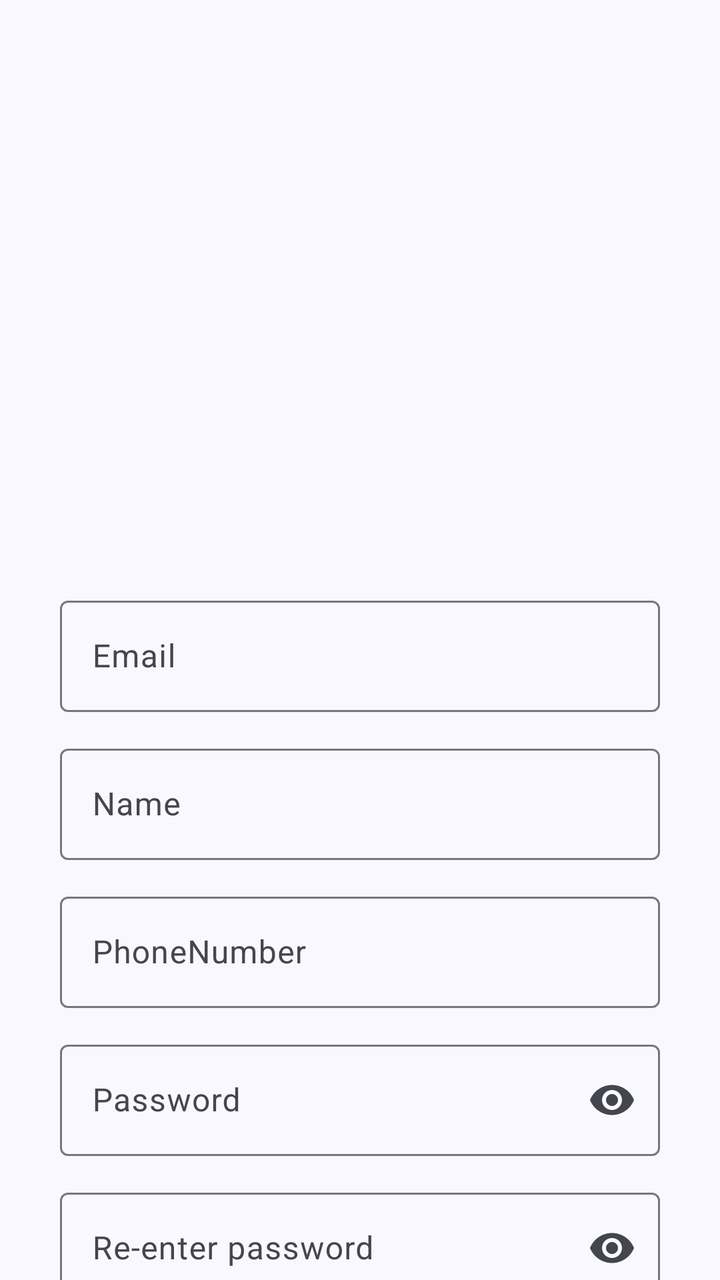
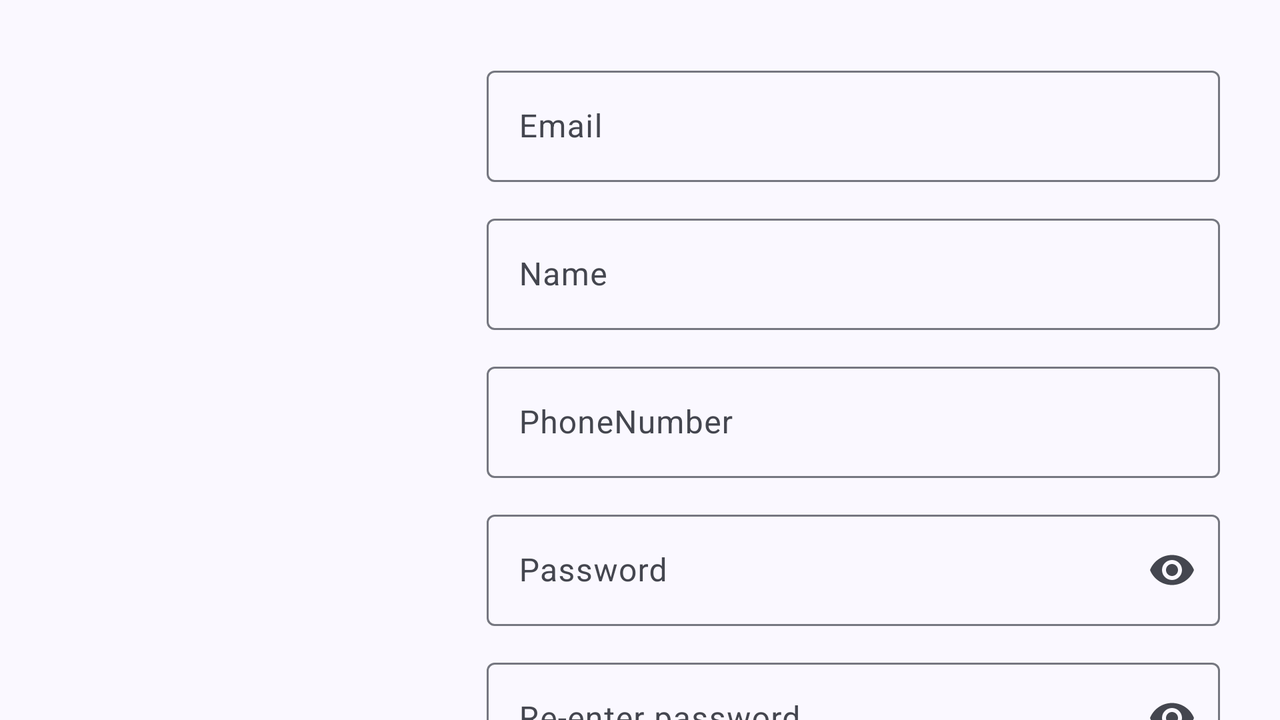

Two renders of one Android screen. The first uses the default layout on a phone; the second uses the alternative layout the repository ships for a different screen configuration, on a matching device. The two XML files are below.
<!-- AndroidManifest.xml: application theme AppTheme -->
<!-- res/layout/fragment_signup.xml -->
<?xml version="1.0" encoding="utf-8"?>
<androidx.core.widget.NestedScrollView xmlns:android="http://schemas.android.com/apk/res/android"
    xmlns:app="http://schemas.android.com/apk/res-auto"
    android:layout_width="match_parent"
    android:layout_height="match_parent">

    <LinearLayout xmlns:android="http://schemas.android.com/apk/res/android"
        android:layout_width="match_parent"
        android:layout_height="match_parent"
        android:nestedScrollingEnabled="true"
        android:orientation="vertical"
        android:padding="30dp">

        <ImageView
            android:id="@+id/logo_image_view"
            android:layout_width="match_parent"
            android:layout_height="250dp"
            android:layout_marginBottom="15dp"
            android:scaleType="fitCenter" />

        <com.google.android.material.textfield.TextInputLayout
            android:id="@+id/email_edit_text_layout"
            android:layout_width="match_parent"
            android:layout_height="wrap_content"
            android:layout_marginBottom="13dp">

            <com.google.android.material.textfield.TextInputEditText
                android:id="@+id/email_edittext"
                android:layout_width="match_parent"
                android:layout_height="wrap_content"
                android:hint="Email"
                android:imeOptions="actionNext"
                android:inputType="textEmailAddress"
                android:maxLines="1" />
        </com.google.android.material.textfield.TextInputLayout>

        <com.google.android.material.textfield.TextInputLayout
            android:id="@+id/name_edit_text_layout"
            android:layout_width="match_parent"
            android:layout_height="wrap_content"
            android:layout_marginBottom="13dp">

            <com.google.android.material.textfield.TextInputEditText
                android:id="@+id/name"
                android:layout_width="match_parent"
                android:layout_height="wrap_content"
                android:hint="Name"
                android:imeOptions="actionNext"
                android:inputType="text"
                android:maxLines="1" />
        </com.google.android.material.textfield.TextInputLayout>

        <com.google.android.material.textfield.TextInputLayout
            android:id="@+id/phoneNumber_layout"
            android:layout_width="match_parent"
            android:layout_height="wrap_content"
            android:layout_marginBottom="13dp">

            <com.google.android.material.textfield.TextInputEditText
                android:id="@+id/phoneNumber"
                android:layout_width="match_parent"
                android:layout_height="wrap_content"
                android:hint="PhoneNumber"
                android:imeOptions="actionNext"
                android:inputType="phone"
                android:maxLines="1" />
        </com.google.android.material.textfield.TextInputLayout>

        <com.google.android.material.textfield.TextInputLayout
            android:id="@+id/password_layout"
            android:layout_width="match_parent"
            android:layout_height="wrap_content"
            android:layout_marginBottom="13dp"
            app:endIconMode="password_toggle"
            app:errorIconDrawable="@null">

            <com.google.android.material.textfield.TextInputEditText
                android:id="@+id/password_edittext"
                android:layout_width="match_parent"
                android:layout_height="match_parent"
                android:hint="Password"
                android:imeOptions="actionNext"
                android:inputType="textPassword"
                android:maxLines="1" />
        </com.google.android.material.textfield.TextInputLayout>


        <com.google.android.material.textfield.TextInputLayout
            android:id="@+id/reenter_password_layout"
            android:layout_width="match_parent"
            android:layout_height="wrap_content"
            android:layout_marginBottom="13dp"
            app:endIconMode="password_toggle"
            app:errorIconDrawable="@null">

            <com.google.android.material.textfield.TextInputEditText
                android:id="@+id/reenter_password"
                android:layout_width="match_parent"
                android:layout_height="wrap_content"
                android:hint="Re-enter password"
                android:imeOptions="actionDone"
                android:inputType="textPassword"
                android:maxLines="1" />
        </com.google.android.material.textfield.TextInputLayout>
















            <com.google.android.material.button.MaterialButton
                android:id="@+id/registerButton"
                android:layout_width="wrap_content"
                android:layout_height="match_parent"
                android:layout_gravity="center"
                android:layout_margin="10dp"
                android:text="Register" />
        <TextView
            android:id="@+id/Signin"
            android:textColor="@color/md_theme_primary"
            android:layout_width="wrap_content"
            android:layout_height="wrap_content"
            android:layout_gravity="center"
            android:text="Do you have an account? Sign In"/>




    </LinearLayout>
</androidx.core.widget.NestedScrollView>
<!-- resources referenced by this layout -->
<resources>
  <color name="md_theme_primary">#506599</color>
  <color name="md_theme_surfaceContainer">#EEEDF4</color>
  <color name="md_theme_onPrimary">#FFFFFF</color>
  <color name="md_theme_primaryContainer">#DAE2FF</color>
  <color name="md_theme_onPrimaryContainer">#001946</color>
  <color name="md_theme_secondary">#585E71</color>
  <color name="md_theme_onSecondary">#FFFFFF</color>
  <color name="md_theme_secondaryContainer">#DCE2F9</color>
  <color name="md_theme_onSecondaryContainer">#151B2C</color>
  <color name="md_theme_tertiary">#735572</color>
  <color name="md_theme_onTertiary">#FFFFFF</color>
  <color name="md_theme_tertiaryContainer">#FED7FA</color>
  <color name="md_theme_onTertiaryContainer">#2A122C</color>
  <color name="md_theme_error">#BA1A1A</color>
  <color name="md_theme_onError">#FFFFFF</color>
  <color name="md_theme_errorContainer">#FFDAD6</color>
  <color name="md_theme_onErrorContainer">#410002</color>
  <color name="md_theme_background">#FAF8FF</color>
  <color name="md_theme_onBackground">#1A1B21</color>
  <color name="md_theme_surface">#FAF8FF</color>
  <color name="md_theme_onSurface">#1A1B21</color>
  <color name="md_theme_surfaceVariant">#E1E2EC</color>
  <color name="md_theme_onSurfaceVariant">#44464F</color>
  <color name="md_theme_outline">#757780</color>
  <color name="md_theme_outlineVariant">#C5C6D0</color>
  <color name="md_theme_inverseSurface">#2F3036</color>
  <color name="md_theme_inverseOnSurface">#F1F0F7</color>
  <color name="md_theme_inversePrimary">#B1C5FF</color>
  <color name="md_theme_primaryFixed">#DAE2FF</color>
  <color name="md_theme_onPrimaryFixed">#001946</color>
  <color name="md_theme_primaryFixedDim">#B1C5FF</color>
  <color name="md_theme_onPrimaryFixedVariant">#2F4578</color>
  <color name="md_theme_secondaryFixed">#DCE2F9</color>
  <color name="md_theme_onSecondaryFixed">#151B2C</color>
  <color name="md_theme_secondaryFixedDim">#C0C6DC</color>
  <color name="md_theme_onSecondaryFixedVariant">#404659</color>
  <color name="md_theme_tertiaryFixed">#FED7FA</color>
  <color name="md_theme_onTertiaryFixed">#2A122C</color>
  <color name="md_theme_tertiaryFixedDim">#E0BBDD</color>
  <color name="md_theme_onTertiaryFixedVariant">#593D59</color>
  <color name="md_theme_surfaceDim">#DAD9E0</color>
  <color name="md_theme_surfaceBright">#FAF8FF</color>
  <color name="md_theme_surfaceContainerLowest">#FFFFFF</color>
  <color name="md_theme_surfaceContainerLow">#F4F3FA</color>
  <color name="md_theme_surfaceContainerHigh">#E8E7EF</color>
  <color name="md_theme_surfaceContainerHighest">#E2E2E9</color>
</resources>
<!-- res/layout-land/fragment_signup.xml (the author's variant of the layout above) -->
<!-- drawn on the phone turned sideways -->
<?xml version="1.0" encoding="utf-8"?>
<LinearLayout xmlns:android="http://schemas.android.com/apk/res/android"
    xmlns:app="http://schemas.android.com/apk/res-auto"
    android:layout_width="match_parent"
    android:layout_height="match_parent">

    <ImageView
        android:id="@+id/logo_image_view"
        android:layout_width="match_parent"
        android:layout_height="match_parent"
        android:layout_weight="2"
        android:scaleType="fitCenter" />

    <androidx.core.widget.NestedScrollView
        android:layout_width="match_parent"
        android:layout_height="match_parent"
        android:layout_weight="1">


        <LinearLayout xmlns:android="http://schemas.android.com/apk/res/android"
            android:layout_width="match_parent"
            android:layout_height="match_parent"
            android:nestedScrollingEnabled="true"
            android:orientation="vertical"
            android:padding="30dp">

            <com.google.android.material.textfield.TextInputLayout
                android:id="@+id/email_edit_text_layout"
                android:layout_width="match_parent"
                android:layout_height="wrap_content"
                android:layout_marginBottom="13dp">

                <com.google.android.material.textfield.TextInputEditText
                    android:id="@+id/email_edittext"
                    android:layout_width="match_parent"
                    android:layout_height="wrap_content"
                    android:hint="Email"
                    android:imeOptions="actionNext"
                    android:inputType="textEmailAddress"
                    android:maxLines="1" />
            </com.google.android.material.textfield.TextInputLayout>

            <com.google.android.material.textfield.TextInputLayout
                android:id="@+id/name_edit_text_layout"
                android:layout_width="match_parent"
                android:layout_height="wrap_content"
                android:layout_marginBottom="13dp">

                <com.google.android.material.textfield.TextInputEditText
                    android:id="@+id/name"
                    android:layout_width="match_parent"
                    android:layout_height="wrap_content"
                    android:hint="Name"
                    android:imeOptions="actionNext"
                    android:inputType="text"
                    android:maxLines="1" />
            </com.google.android.material.textfield.TextInputLayout>

            <com.google.android.material.textfield.TextInputLayout
                android:id="@+id/phoneNumber_layout"
                android:layout_width="match_parent"
                android:layout_height="wrap_content"
                android:layout_marginBottom="13dp">

                <com.google.android.material.textfield.TextInputEditText
                    android:id="@+id/phoneNumber"
                    android:layout_width="match_parent"
                    android:layout_height="wrap_content"
                    android:hint="PhoneNumber"
                    android:imeOptions="actionNext"
                    android:inputType="phone"
                    android:maxLines="1" />
            </com.google.android.material.textfield.TextInputLayout>

            <com.google.android.material.textfield.TextInputLayout
                android:id="@+id/password_layout"
                android:layout_width="match_parent"
                android:layout_height="wrap_content"
                android:layout_marginBottom="13dp"
                app:endIconMode="password_toggle"
                app:errorIconDrawable="@null">

                <com.google.android.material.textfield.TextInputEditText
                    android:id="@+id/password_edittext"
                    android:layout_width="match_parent"
                    android:layout_height="match_parent"
                    android:hint="Password"
                    android:imeOptions="actionNext"
                    android:inputType="textPassword"
                    android:maxLines="1" />
            </com.google.android.material.textfield.TextInputLayout>


            <com.google.android.material.textfield.TextInputLayout
                android:id="@+id/reenter_password_layout"
                android:layout_width="match_parent"
                android:layout_height="wrap_content"
                android:layout_marginBottom="13dp"
                app:endIconMode="password_toggle"
                app:errorIconDrawable="@null">

                <com.google.android.material.textfield.TextInputEditText
                    android:id="@+id/reenter_password"
                    android:layout_width="match_parent"
                    android:layout_height="wrap_content"
                    android:hint="Re-enter password"
                    android:imeOptions="actionNext"
                    android:inputType="textPassword"
                    android:maxLines="1" />
            </com.google.android.material.textfield.TextInputLayout>


            
            
            
            
            
            
            
            
            
            
            
            

            <com.google.android.material.button.MaterialButton
                android:id="@+id/registerButton"
                android:layout_width="wrap_content"
                android:layout_height="match_parent"
                android:layout_gravity="center"
                android:layout_margin="10dp"
                android:text="Register" />

            <TextView
                android:id="@+id/Signin"
                android:layout_width="wrap_content"
                android:layout_height="wrap_content"
                android:layout_gravity="center"
                android:text="Do you have an account? Sign In"
                android:textColor="@color/md_theme_primary" />


            


        </LinearLayout>
    </androidx.core.widget.NestedScrollView>
</LinearLayout>
